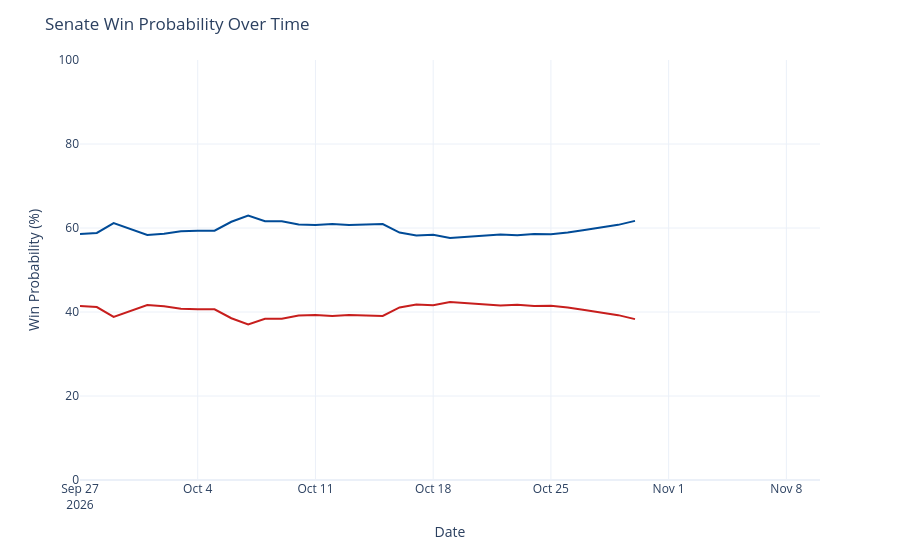

Here is the notebook cell this chart was saved with:
### Code cell
chance_over_time = output_ts[(output_ts['geo'] == 'US Senate') &
                             (output_ts['type'] == 'chance')]
chance_over_time['rep_chance'] = chance_over_time['y'].map(lambda x: 100 - x)
chance_over_time = chance_over_time.rename({'y': 'Democrats', 'rep_chance': 'Republicans'}, axis=1)
chance_time_ser = px.line(chance_over_time, x='date', y=['Democrats', 'Republicans'], template='plotly_white',
                         color_discrete_map={'Democrats': '#004b97', 'Republicans': '#c71e1d'},)
chance_time_ser.update_traces(hovertemplate="%{y:.1f}%")
chance_time_ser.update_layout(
    xaxis=dict(range=[pd.to_datetime('2026-09-27'), pd.to_datetime('2026-11-10')]),
    yaxis=dict(range=[0, 100]),
    xaxis_title='Date',
    yaxis_title='Win Probability (%)',
    title=dict(text="Senate Win Probability Over Time"),
    hovermode="x",
    showlegend=False
)
chance_time_ser

### Figure 1 — Plotly figure (JSON) as saved in the notebook; plotly's stock layout.template omitted (floating-point values rounded to 4 significant figures)
{"data": [{"hovertemplate": "%{y:.1f}%", "legendgroup": "Democrats", "line": {"color": "#004b97", "dash": "solid"}, "marker": {"symbol": "circle"}, "mode": "lines", "name": "Democrats", "orientation": "v", "showlegend": true, "type": "scatter", "x": ["2026-09-27", "2026-09-28", "2026-09-29", "2026-09-30", "2026-10-01", "2026-10-02", "2026-10-03", "2026-10-04", "2026-10-05", "2026-10-06", "2026-10-07", "2026-10-08", "2026-10-09", "2026-10-10", "2026-10-11", "2026-10-12", "2026-10-13", "2026-10-15", "2026-10-16", "2026-10-17", "2026-10-18", "2026-10-19", "2026-10-20", "2026-10-21", "2026-10-22", "2026-10-23", "2026-10-24", "2026-10-25", "2026-10-26", "2026-10-27", "2026-10-29", "2026-10-30"], "xaxis": "x", "y": [58.6, 58.83, 61.17, 59.8, 58.36, 58.64, 59.21, 59.34, 59.36, 61.49, 62.99, 61.61, 61.59, 60.85, 60.69, 60.92, 60.74, 60.95, 58.91, 58.21, 58.41, 57.61, 57.88, 58.25, 58.48, 58.3, 58.59, 58.54, 58.91, 59.54, 60.75, 61.7], "yaxis": "y"}, {"hovertemplate": "%{y:.1f}%", "legendgroup": "Republicans", "line": {"color": "#c71e1d", "dash": "solid"}, "marker": {"symbol": "circle"}, "mode": "lines", "name": "Republicans", "orientation": "v", "showlegend": true, "type": "scatter", "x": ["2026-09-27", "2026-09-28", "2026-09-29", "2026-09-30", "2026-10-01", "2026-10-02", "2026-10-03", "2026-10-04", "2026-10-05", "2026-10-06", "2026-10-07", "2026-10-08", "2026-10-09", "2026-10-10", "2026-10-11", "2026-10-12", "2026-10-13", "2026-10-15", "2026-10-16", "2026-10-17", "2026-10-18", "2026-10-19", "2026-10-20", "2026-10-21", "2026-10-22", "2026-10-23", "2026-10-24", "2026-10-25", "2026-10-26", "2026-10-27", "2026-10-29", "2026-10-30"], "xaxis": "x", "y": [41.4, 41.17, 38.83, 40.2, 41.64, 41.36, 40.79, 40.66, 40.64, 38.51, 37.01, 38.39, 38.41, 39.15, 39.31, 39.08, 39.26, 39.05, 41.09, 41.79, 41.59, 42.39, 42.12, 41.75, 41.52, 41.7, 41.41, 41.46, 41.09, 40.46, 39.25, 38.3], "yaxis": "y"}], "layout": {"hovermode": "x", "legend": {"title": {"text": "variable"}, "tracegroupgap": 0}, "margin": {"t": 60}, "showlegend": false, "title": {"text": "Senate Win Probability Over Time"}, "xaxis": {"anchor": "y", "domain": [0, 1], "range": ["2026-09-27T00:00:00", "2026-11-10T00:00:00"], "title": {"text": "Date"}}, "yaxis": {"anchor": "x", "domain": [0, 1], "range": [0, 100], "title": {"text": "Win Probability (%)"}}}}
